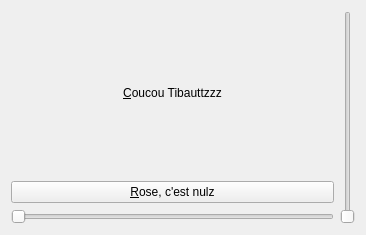
<?xml version="1.0" encoding="UTF-8"?>
<ui version="4.0">
 <class>Form</class>
 <widget class="QWidget" name="Form">
  <property name="geometry">
   <rect>
    <x>0</x>
    <y>0</y>
    <width>366</width>
    <height>235</height>
   </rect>
  </property>
  <property name="windowTitle">
   <string>Form</string>
  </property>
  <layout class="QHBoxLayout" name="horizontalLayout">
   <item>
    <layout class="QVBoxLayout" name="verticalLayout">
     <item>
      <widget class="QLabel" name="bidule">
       <property name="text">
        <string>&amp;Coucou Tibauttzzz</string>
       </property>
       <property name="alignment">
        <set>Qt::AlignCenter</set>
       </property>
       <property name="buddy">
        <cstring>verticalSlider</cstring>
       </property>
      </widget>
     </item>
     <item>
      <widget class="QPushButton" name="pushButton">
       <property name="text">
        <string>&amp;Rose, c'est nulz</string>
       </property>
      </widget>
     </item>
     <item>
      <widget class="QSlider" name="horizontalSlider">
       <property name="orientation">
        <enum>Qt::Horizontal</enum>
       </property>
      </widget>
     </item>
    </layout>
   </item>
   <item>
    <widget class="QSlider" name="verticalSlider">
     <property name="orientation">
      <enum>Qt::Vertical</enum>
     </property>
    </widget>
   </item>
  </layout>
 </widget>
 <tabstops>
  <tabstop>pushButton</tabstop>
  <tabstop>horizontalSlider</tabstop>
  <tabstop>verticalSlider</tabstop>
 </tabstops>
 <resources/>
 <connections>
  <connection>
   <sender>verticalSlider</sender>
   <signal>sliderMoved(int)</signal>
   <receiver>horizontalSlider</receiver>
   <slot>setValue(int)</slot>
   <hints>
    <hint type="sourcelabel">
     <x>354</x>
     <y>32</y>
    </hint>
    <hint type="destinationlabel">
     <x>101</x>
     <y>216</y>
    </hint>
   </hints>
  </connection>
 </connections>
</ui>
